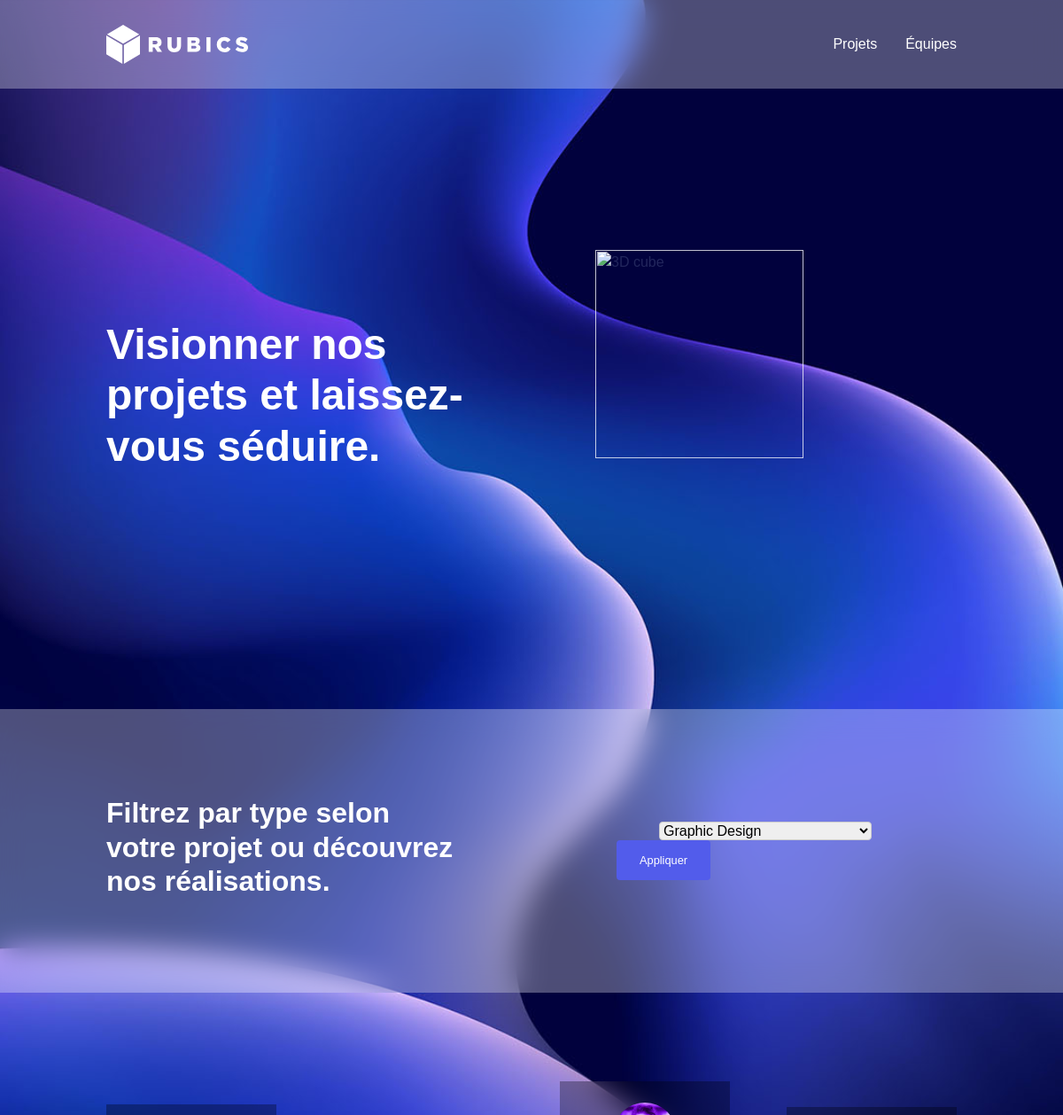
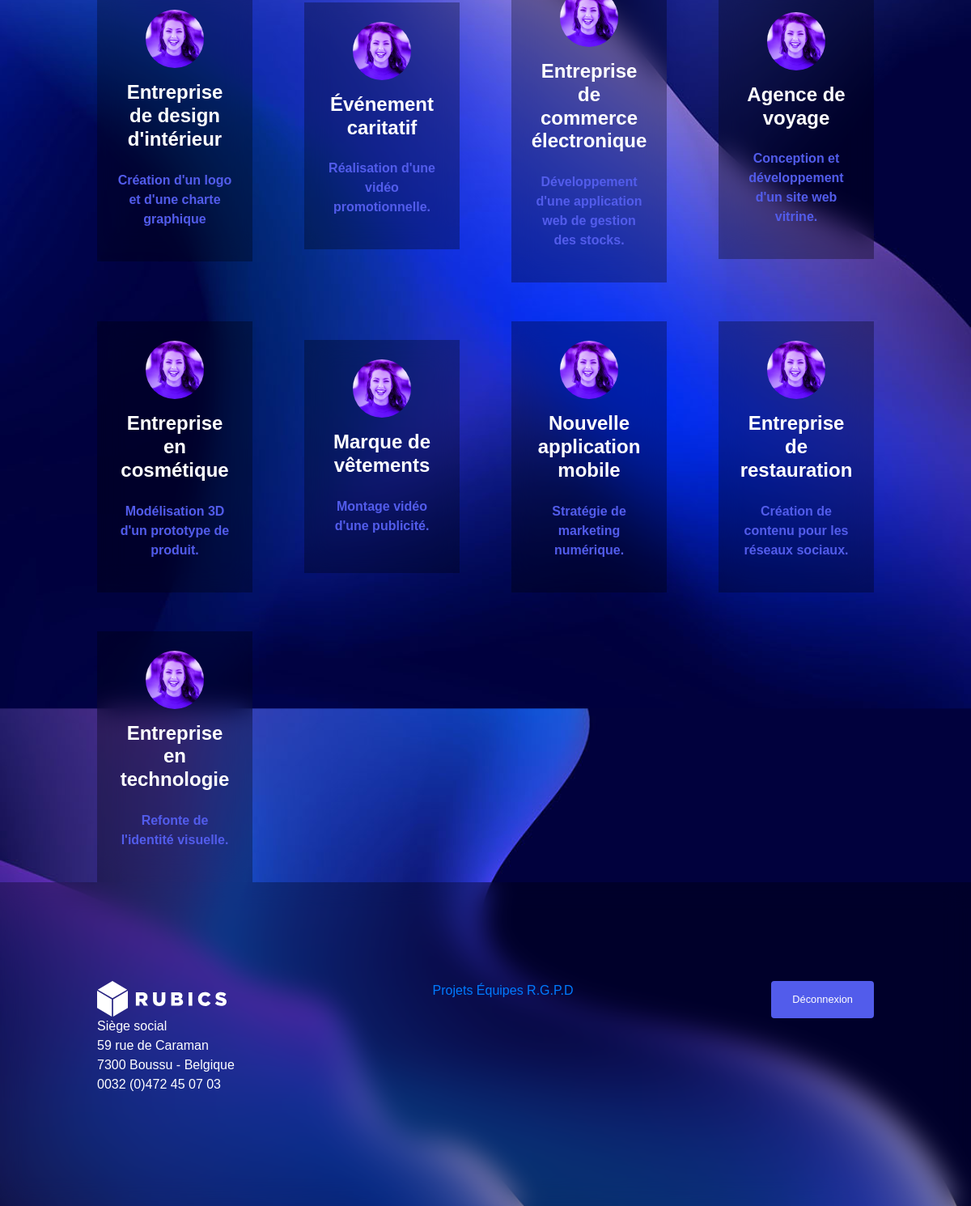
Page /view/view-projects.php on the committed database (2 pictures, top to bottom).
### tables this page shows
CREATE TABLE `project` (
  `id` int(11) NOT NULL,
  `name` varchar(50) NOT NULL,
  `description` text NOT NULL,
  `created_at` timestamp NOT NULL DEFAULT CURRENT_TIMESTAMP ON UPDATE CURRENT_TIMESTAMP,
  `finished_at` timestamp NULL DEFAULT NULL,
  `finalized` tinyint(4) NOT NULL,
  `request_id` int(11) NOT NULL
);

### model/categoryModel.php (called while the page is built, shortened)
<?php
include ($_SERVER['DOCUMENT_ROOT'] . "/Rubics/model/dbconnect.php");
function activeCategories()
{
    global $bdd;
    $query = "SELECT * FROM category WHERE actif = 1";
    $stmt = $bdd->prepare($query);
    $stmt->execute();
    $categories = $stmt->fetchAll(PDO::FETCH_ASSOC);
    return $categories;
}

### model/projectModel.php (called while the page is built, shortened)
<?php
include($_SERVER['DOCUMENT_ROOT'] . "/Rubics/model/dbconnect.php");
function finalizedProjects($id)
{
    global $bdd;
    if ($id === null) {
        $query = "SELECT * FROM project WHERE finalized = 0";
        $stmt = $bdd->prepare($query);
    }
    $stmt->execute();
    $projects = $stmt->fetchAll(PDO::FETCH_ASSOC);
    return $projects;
}

### view/view-projects.php (the view, shortened to what this page needs)
<?php
include($_SERVER['DOCUMENT_ROOT'] . "/Rubics/view/component/header.php");
include($_SERVER['DOCUMENT_ROOT'] . "/Rubics/model/projectModel.php");
include($_SERVER['DOCUMENT_ROOT'] . "/Rubics/model/categoryModel.php");
if (isset($_GET['id'])) {
    $id = intval($_GET['id']);
} else $id = null;
$projects = finalizedProjects($id);
$categories = activeCategories();
?>
<div class="container-items">
    <div class="container-content section-one">
        <div class="intro">
            <div class="clr-white">
                <h1>Visionner nos projets et laissez-vous séduire.</h1>
            </div>
        </div>
        <div class="cube">
            <img src="../public/giphy.gif" alt="3D cube">
        </div>
    </div>
    <div class="banner">
        <div class="left clr-white">
            <h2>Filtrez par type selon<br> votre projet ou découvrez<br> nos réalisations.</h2>
        </div>
        <div class="right">
        <form action="<?php $_SERVER['DOCUMENT_ROOT'] ?>/Rubics/controller/projectController.php" method="POST">
                <div class="field-container">
                    <select name="categoryId" id="categoryId">
                        <?php foreach ($categories as $category) : ?>
                            <option value="<?php echo $category['id']; ?>" <?php if (isset($id) && $id == $category['id'])
                                                                                echo 'selected'; ?>>
                                <?php echo $category['name']; ?>
                            </option>
                        <?php endforeach; ?>
                    </select>
                </div>
                <input class="btn" type="submit" name="submit" value="Appliquer" />
            </form>
        </div>
    </div>
    <div class="container-content">
        <div class="cards">
            <?php
            if (isset($projects)) {
                foreach ($projects as $project) {
                    echo "<div class='card-item'>";
                    echo "<img src='../public/uploads/employees/AliceDoe/AliceDoe.jpg' alt='designer icon'>";
                    echo "<h3>" . $project['name'] . "</h3>";
                    echo "<p class='ft-weight-bold clr-third'>" . $project['description'] . "</p>";
                    echo "</div>";
                }
            }
            ?>
        </div>
    </div>
    <?php
    include($_SERVER['DOCUMENT_ROOT'] . "/Rubics/view/component/footer.php");
    ?>

### asset/css/style.css (style rules this page uses)
:root { --clr-white: #FFFFFF; --clr-primary-first: #070F2B; --clr-primary-second: #11009E; --clr-primary-third: #525CEB; --clr-primary-four: #BFCFE7; --ft-h1: 3rem; --ft-h2: 2rem; --ft-h3: 1.5rem; --ft-h4: 1.2rem; --ft-h5: 0.8rem; --ft-h6: 0.7rem; --ft-body: 1rem; --fw-thin: 200; --fw-light: 300; --fw-medium: 600; --fw-bold: 700; --mrg-top-1: 1rem; --mrg-top-2: 2rem; }
* { box-sizing: border-box; margin: 0; padding: 0; }
html, body { min-height: 100vh; width: 100vw; font-family: Poppins, Helvetica, sans-serif; }
body { font-family: 'Arial', sans-serif; background-image: url(../../public/background.jpg); background-size: cover; margin: 0; padding: 0; }
h1, h2, h3, h4, h5, h6 { font-weight: var(--fw-bold); color: var(--clr-white); }
h1 { font-size: var(--ft-h1); }
h2 { font-size: var(--ft-h2); }
h3 { font-size: var(--ft-h3); margin-bottom: 1.5rem; }
p { font-size: var(--ft-body); font-weight: var(--fw-thin); }
select { max-width: 100%; border: 1px solid #ccc; display: inline-block; border-radius: 0.25rem; margin-left: 3rem; }
.clr-white { color: var(--clr-white); }
.clr-third { color: var(--clr-primary-third); }
.ft-weight-bold { font-weight: var(--fw-bold); }
.btn { display: flex; align-items: center; color: var(--clr-white); background-color: var(--clr-primary-third); border: 2px solid var(--clr-primary-third); text-decoration: none; padding: 0.7rem 1.5rem; font-size: var(--ft-h5); transition: all .3s ease; }
.container-content { min-height: calc(100vh - 100px); padding-top: 100px; display: flex; align-items: center; justify-content: center; width: 100%; padding-inline: 10%; }
.banner { height: 40%; display: flex; justify-content: space-between; align-items: center; padding-inline: 10%; background-color: rgba(255, 255, 255, 0.3); backdrop-filter: blur(1rem); clip-path: inset(0); }
.banner .left { width: 50%; }
.banner .right { width: 40%; }
.banner .right { display: flex; justify-content: space-between; }
.cards { display: flex; flex-wrap: wrap; justify-content: space-between; align-items: center; gap: 3rem; }
.cards .card-item { max-width: 20%; }
.card-item { aspect-ratio: 2/3; }
.section-one, .section-two, .section-three { display: flex; justify-content: center; align-items: center; height: 100%; }
.cube { mix-blend-mode: screen; }
.cube img { width: 70%; aspect-ratio: 1/1; }
.intro, .cube { display: flex; justify-content: center; width: 50%; }
.card-item { width: 40%; padding: 1.5rem; text-align: center; background-color: rgba(0, 0, 0, 0.3); backdrop-filter: blur(1rem); clip-path: inset(0); }
.card-item img { margin-bottom: 1rem; border-radius: 50%; width: 50%; }

### rows in the picture
project: name "Entreprise de design d'intérieur", description "Création d'un logo et d'une charte graphique"
project: name "Événement caritatif", description "Réalisation d'une vidéo promotionnelle."
project: name "Entreprise de commerce électronique", description "Développement d'une application web de gestion des stocks."
project: name "Agence de voyage", description "Conception et développement d'un site web vitrine."
project: name "Entreprise en cosmétique", description "Modélisation 3D d'un prototype de produit."
project: name "Marque de vêtements", description "Montage vidéo d'une publicité."
project: name "Nouvelle application mobile", description "Stratégie de marketing numérique."
project: name "Entreprise de restauration", description "Création de contenu pour les réseaux sociaux."
project: name "Entreprise en technologie", description "Refonte de l'identité visuelle."

### other values in the picture
form field categoryId "Graphic Design"
